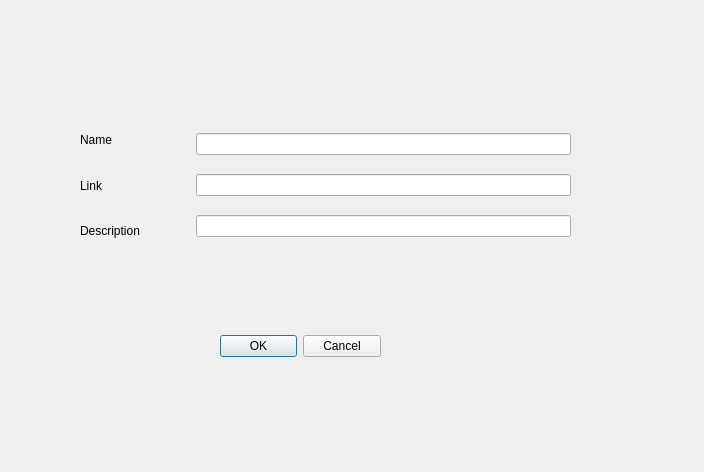
<?xml version="1.0" encoding="UTF-8"?>
<ui version="4.0">
 <class>inputhyper</class>
 <widget class="QDialog" name="inputhyper">
  <property name="geometry">
   <rect>
    <x>0</x>
    <y>0</y>
    <width>704</width>
    <height>472</height>
   </rect>
  </property>
  <property name="windowTitle">
   <string>Dialog</string>
  </property>
  <widget class="QDialogButtonBox" name="buttonBox">
   <property name="geometry">
    <rect>
     <x>220</x>
     <y>330</y>
     <width>161</width>
     <height>32</height>
    </rect>
   </property>
   <property name="orientation">
    <enum>Qt::Horizontal</enum>
   </property>
   <property name="standardButtons">
    <set>QDialogButtonBox::Cancel|QDialogButtonBox::Ok</set>
   </property>
  </widget>
  <widget class="QWidget" name="layoutWidget">
   <property name="geometry">
    <rect>
     <x>80</x>
     <y>120</y>
     <width>491</width>
     <height>131</height>
    </rect>
   </property>
   <layout class="QHBoxLayout" name="horizontalLayout">
    <item>
     <layout class="QVBoxLayout" name="verticalLayout_2">
      <item>
       <widget class="QLabel" name="label">
        <property name="text">
         <string>Name</string>
        </property>
       </widget>
      </item>
      <item>
       <widget class="QLabel" name="label_2">
        <property name="text">
         <string>Link</string>
        </property>
       </widget>
      </item>
      <item>
       <widget class="QLabel" name="label_3">
        <property name="text">
         <string>Description</string>
        </property>
       </widget>
      </item>
     </layout>
    </item>
    <item>
     <spacer name="horizontalSpacer">
      <property name="orientation">
       <enum>Qt::Horizontal</enum>
      </property>
      <property name="sizeType">
       <enum>QSizePolicy::Fixed</enum>
      </property>
      <property name="sizeHint" stdset="0">
       <size>
        <width>50</width>
        <height>20</height>
       </size>
      </property>
     </spacer>
    </item>
    <item>
     <layout class="QVBoxLayout" name="verticalLayout">
      <item>
       <widget class="QLineEdit" name="lineEdit"/>
      </item>
      <item>
       <widget class="QLineEdit" name="lineEdit_2"/>
      </item>
      <item>
       <widget class="QLineEdit" name="lineEdit_3"/>
      </item>
     </layout>
    </item>
   </layout>
  </widget>
 </widget>
 <resources/>
 <connections>
  <connection>
   <sender>buttonBox</sender>
   <signal>accepted()</signal>
   <receiver>inputhyper</receiver>
   <slot>accept()</slot>
   <hints>
    <hint type="sourcelabel">
     <x>248</x>
     <y>254</y>
    </hint>
    <hint type="destinationlabel">
     <x>157</x>
     <y>274</y>
    </hint>
   </hints>
  </connection>
  <connection>
   <sender>buttonBox</sender>
   <signal>rejected()</signal>
   <receiver>inputhyper</receiver>
   <slot>reject()</slot>
   <hints>
    <hint type="sourcelabel">
     <x>316</x>
     <y>260</y>
    </hint>
    <hint type="destinationlabel">
     <x>286</x>
     <y>274</y>
    </hint>
   </hints>
  </connection>
 </connections>
</ui>
